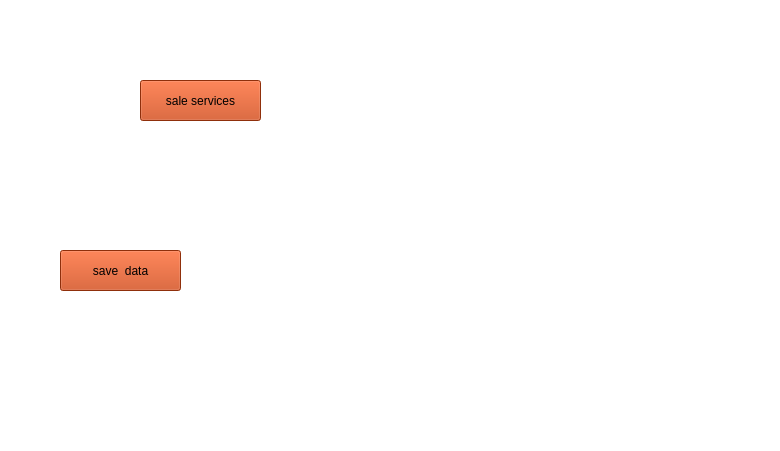
<?xml version="1.0" encoding="UTF-8"?>
<ui version="4.0">
 <class>Form</class>
 <widget class="QWidget" name="Form">
  <property name="geometry">
   <rect>
    <x>0</x>
    <y>0</y>
    <width>780</width>
    <height>451</height>
   </rect>
  </property>
  <property name="windowTitle">
   <string>Form</string>
  </property>
  <property name="styleSheet">
   <string notr="true">background-color: rgb(255, 255, 255);</string>
  </property>
  <widget class="QStackedWidget" name="stackedWidget">
   <property name="geometry">
    <rect>
     <x>-10</x>
     <y>0</y>
     <width>781</width>
     <height>451</height>
    </rect>
   </property>
   <property name="currentIndex">
    <number>0</number>
   </property>
   <widget class="QWidget" name="page">
    <widget class="QLabel" name="label">
     <property name="geometry">
      <rect>
       <x>270</x>
       <y>0</y>
       <width>541</width>
       <height>481</height>
      </rect>
     </property>
     <property name="styleSheet">
      <string notr="true">background-image: url(C:/Users/Narm-gostar/Documents/GitHub/web-crawler/carpet_factory/background/background.jpg);</string>
     </property>
     <property name="text">
      <string/>
     </property>
    </widget>
    <widget class="QToolButton" name="toolButton">
     <property name="geometry">
      <rect>
       <x>150</x>
       <y>80</y>
       <width>121</width>
       <height>41</height>
      </rect>
     </property>
     <property name="styleSheet">
      <string notr="true">background-color: rgb(200, 66, 16);</string>
     </property>
     <property name="text">
      <string>sale services</string>
     </property>
    </widget>
    <widget class="QToolButton" name="toolButton_2">
     <property name="geometry">
      <rect>
       <x>70</x>
       <y>250</y>
       <width>121</width>
       <height>41</height>
      </rect>
     </property>
     <property name="styleSheet">
      <string notr="true">background-color: rgb(200, 66, 16);</string>
     </property>
     <property name="text">
      <string>save  data</string>
     </property>
    </widget>
   </widget>
   <widget class="QWidget" name="page_4">
    <widget class="QLabel" name="label_3">
     <property name="geometry">
      <rect>
       <x>270</x>
       <y>0</y>
       <width>511</width>
       <height>451</height>
      </rect>
     </property>
     <property name="styleSheet">
      <string notr="true">background-image: url(C:/Users/Narm-gostar/Documents/GitHub/web-crawler/carpet_factory/background/background.jpg);</string>
     </property>
     <property name="text">
      <string/>
     </property>
    </widget>
    <widget class="QToolButton" name="toolButton_8">
     <property name="geometry">
      <rect>
       <x>100</x>
       <y>170</y>
       <width>131</width>
       <height>41</height>
      </rect>
     </property>
     <property name="styleSheet">
      <string notr="true">background-color: rgb(200, 66, 16);</string>
     </property>
     <property name="text">
      <string>patten</string>
     </property>
    </widget>
    <widget class="QToolButton" name="toolButton_9">
     <property name="geometry">
      <rect>
       <x>150</x>
       <y>70</y>
       <width>131</width>
       <height>41</height>
      </rect>
     </property>
     <property name="styleSheet">
      <string notr="true">background-color: rgb(200, 66, 16);</string>
     </property>
     <property name="text">
      <string>moeny</string>
     </property>
    </widget>
    <widget class="QToolButton" name="toolButton_7">
     <property name="geometry">
      <rect>
       <x>10</x>
       <y>420</y>
       <width>25</width>
       <height>19</height>
      </rect>
     </property>
     <property name="text">
      <string/>
     </property>
     <property name="icon">
      <iconset>
       <normalon>../Documents/GitHub/web-crawler/carpet_factory/icons8-back-button-48.png</normalon>
      </iconset>
     </property>
     <property name="iconSize">
      <size>
       <width>20</width>
       <height>20</height>
      </size>
     </property>
    </widget>
    <widget class="QToolButton" name="toolButton_10">
     <property name="geometry">
      <rect>
       <x>50</x>
       <y>290</y>
       <width>131</width>
       <height>41</height>
      </rect>
     </property>
     <property name="styleSheet">
      <string notr="true">background-color: rgb(200, 66, 16);</string>
     </property>
     <property name="text">
      <string>find nearest factory</string>
     </property>
    </widget>
   </widget>
   <widget class="QWidget" name="page_3">
    <widget class="QLabel" name="label_2">
     <property name="geometry">
      <rect>
       <x>270</x>
       <y>0</y>
       <width>511</width>
       <height>451</height>
      </rect>
     </property>
     <property name="styleSheet">
      <string notr="true">background-image: url(C:/Users/Narm-gostar/Documents/GitHub/web-crawler/carpet_factory/background/background.jpg);</string>
     </property>
     <property name="text">
      <string/>
     </property>
    </widget>
    <widget class="QToolButton" name="toolButton_3">
     <property name="geometry">
      <rect>
       <x>150</x>
       <y>30</y>
       <width>131</width>
       <height>41</height>
      </rect>
     </property>
     <property name="styleSheet">
      <string notr="true">background-color: rgb(200, 66, 16);</string>
     </property>
     <property name="text">
      <string>change or make address</string>
     </property>
    </widget>
    <widget class="QToolButton" name="toolButton_4">
     <property name="geometry">
      <rect>
       <x>90</x>
       <y>330</y>
       <width>141</width>
       <height>41</height>
      </rect>
     </property>
     <property name="styleSheet">
      <string notr="true">background-color: rgb(200, 66, 16);</string>
     </property>
     <property name="text">
      <string>delete or edit</string>
     </property>
    </widget>
    <widget class="QToolButton" name="toolButton_5">
     <property name="geometry">
      <rect>
       <x>40</x>
       <y>220</y>
       <width>131</width>
       <height>41</height>
      </rect>
     </property>
     <property name="styleSheet">
      <string notr="true">background-color: rgb(200, 66, 16);</string>
     </property>
     <property name="text">
      <string>design pattern of carprt</string>
     </property>
    </widget>
    <widget class="QToolButton" name="toolButton_6">
     <property name="geometry">
      <rect>
       <x>70</x>
       <y>120</y>
       <width>141</width>
       <height>41</height>
      </rect>
     </property>
     <property name="styleSheet">
      <string notr="true">background-color: rgb(200, 66, 16);</string>
     </property>
     <property name="text">
      <string>change pattern of carpets</string>
     </property>
    </widget>
    <widget class="QToolButton" name="back">
     <property name="geometry">
      <rect>
       <x>0</x>
       <y>420</y>
       <width>25</width>
       <height>19</height>
      </rect>
     </property>
     <property name="text">
      <string/>
     </property>
     <property name="icon">
      <iconset>
       <normalon>../Documents/GitHub/web-crawler/carpet_factory/icons8-back-button-48.png</normalon>
      </iconset>
     </property>
     <property name="iconSize">
      <size>
       <width>20</width>
       <height>20</height>
      </size>
     </property>
    </widget>
   </widget>
   <widget class="QWidget" name="page_2">
    <widget class="QLabel" name="label_4">
     <property name="geometry">
      <rect>
       <x>270</x>
       <y>0</y>
       <width>511</width>
       <height>451</height>
      </rect>
     </property>
     <property name="styleSheet">
      <string notr="true">background-image: url(C:/Users/Narm-gostar/Documents/GitHub/web-crawler/carpet_factory/background/background1.jpg);</string>
     </property>
     <property name="text">
      <string/>
     </property>
    </widget>
    <widget class="QLabel" name="label_5">
     <property name="geometry">
      <rect>
       <x>110</x>
       <y>30</y>
       <width>91</width>
       <height>16</height>
      </rect>
     </property>
     <property name="text">
      <string>name of factory :</string>
     </property>
    </widget>
    <widget class="QLineEdit" name="lineEdit">
     <property name="geometry">
      <rect>
       <x>210</x>
       <y>30</y>
       <width>311</width>
       <height>20</height>
      </rect>
     </property>
    </widget>
    <widget class="QPushButton" name="pushButton">
     <property name="geometry">
      <rect>
       <x>540</x>
       <y>30</y>
       <width>75</width>
       <height>23</height>
      </rect>
     </property>
     <property name="text">
      <string>add</string>
     </property>
    </widget>
    <widget class="QLabel" name="label_6">
     <property name="geometry">
      <rect>
       <x>310</x>
       <y>70</y>
       <width>261</width>
       <height>20</height>
      </rect>
     </property>
     <property name="text">
      <string>list of factories</string>
     </property>
    </widget>
    <widget class="QListWidget" name="listWidget">
     <property name="geometry">
      <rect>
       <x>220</x>
       <y>100</y>
       <width>271</width>
       <height>271</height>
      </rect>
     </property>
    </widget>
    <widget class="QPushButton" name="pushButton_2">
     <property name="geometry">
      <rect>
       <x>220</x>
       <y>390</y>
       <width>271</width>
       <height>23</height>
      </rect>
     </property>
     <property name="text">
      <string>next</string>
     </property>
    </widget>
   </widget>
   <widget class="QWidget" name="page_5">
    <widget class="QLabel" name="label_7">
     <property name="geometry">
      <rect>
       <x>270</x>
       <y>0</y>
       <width>511</width>
       <height>451</height>
      </rect>
     </property>
     <property name="styleSheet">
      <string notr="true">background-image: url(C:/Users/Narm-gostar/Documents/GitHub/web-crawler/carpet_factory/background/background1.jpg);</string>
     </property>
     <property name="text">
      <string/>
     </property>
    </widget>
    <widget class="QLabel" name="label_8">
     <property name="geometry">
      <rect>
       <x>80</x>
       <y>30</y>
       <width>111</width>
       <height>20</height>
      </rect>
     </property>
     <property name="text">
      <string>name of instersection</string>
     </property>
    </widget>
    <widget class="QLineEdit" name="lineEdit_2">
     <property name="geometry">
      <rect>
       <x>210</x>
       <y>30</y>
       <width>311</width>
       <height>20</height>
      </rect>
     </property>
    </widget>
    <widget class="QPushButton" name="pushButton_3">
     <property name="geometry">
      <rect>
       <x>550</x>
       <y>30</y>
       <width>75</width>
       <height>23</height>
      </rect>
     </property>
     <property name="text">
      <string>add</string>
     </property>
    </widget>
    <widget class="QLabel" name="label_9">
     <property name="geometry">
      <rect>
       <x>300</x>
       <y>70</y>
       <width>251</width>
       <height>20</height>
      </rect>
     </property>
     <property name="text">
      <string>list of instersections</string>
     </property>
    </widget>
    <widget class="QPushButton" name="pushButton_4">
     <property name="geometry">
      <rect>
       <x>240</x>
       <y>390</y>
       <width>261</width>
       <height>23</height>
      </rect>
     </property>
     <property name="text">
      <string>next</string>
     </property>
    </widget>
    <widget class="QListWidget" name="listWidget_3">
     <property name="geometry">
      <rect>
       <x>230</x>
       <y>100</y>
       <width>271</width>
       <height>271</height>
      </rect>
     </property>
    </widget>
   </widget>
   <widget class="QWidget" name="page_6">
    <widget class="QLabel" name="label_10">
     <property name="geometry">
      <rect>
       <x>270</x>
       <y>0</y>
       <width>511</width>
       <height>451</height>
      </rect>
     </property>
     <property name="styleSheet">
      <string notr="true">background-image: url(C:/Users/Narm-gostar/Documents/GitHub/web-crawler/carpet_factory/background/background1.jpg);</string>
     </property>
     <property name="text">
      <string/>
     </property>
    </widget>
    <widget class="QLabel" name="label_11">
     <property name="geometry">
      <rect>
       <x>80</x>
       <y>50</y>
       <width>171</width>
       <height>20</height>
      </rect>
     </property>
     <property name="text">
      <string>choose the one of nodes</string>
     </property>
    </widget>
    <widget class="QLabel" name="label_12">
     <property name="geometry">
      <rect>
       <x>490</x>
       <y>50</y>
       <width>141</width>
       <height>20</height>
      </rect>
     </property>
     <property name="text">
      <string>choose the one of nodes</string>
     </property>
    </widget>
    <widget class="QListWidget" name="listWidget_4">
     <property name="geometry">
      <rect>
       <x>70</x>
       <y>90</y>
       <width>191</width>
       <height>271</height>
      </rect>
     </property>
    </widget>
    <widget class="QListWidget" name="listWidget_5">
     <property name="geometry">
      <rect>
       <x>480</x>
       <y>90</y>
       <width>191</width>
       <height>271</height>
      </rect>
     </property>
    </widget>
    <widget class="QLabel" name="label_13">
     <property name="geometry">
      <rect>
       <x>310</x>
       <y>140</y>
       <width>131</width>
       <height>31</height>
      </rect>
     </property>
     <property name="text">
      <string>this place is connected to:</string>
     </property>
    </widget>
    <widget class="QLabel" name="label_14">
     <property name="geometry">
      <rect>
       <x>280</x>
       <y>200</y>
       <width>47</width>
       <height>16</height>
      </rect>
     </property>
     <property name="text">
      <string>distance</string>
     </property>
    </widget>
    <widget class="QLineEdit" name="lineEdit_3">
     <property name="geometry">
      <rect>
       <x>330</x>
       <y>200</y>
       <width>81</width>
       <height>20</height>
      </rect>
     </property>
    </widget>
    <widget class="QLabel" name="label_15">
     <property name="geometry">
      <rect>
       <x>430</x>
       <y>200</y>
       <width>21</width>
       <height>16</height>
      </rect>
     </property>
     <property name="text">
      <string>km</string>
     </property>
    </widget>
    <widget class="QPushButton" name="pushButton_5">
     <property name="geometry">
      <rect>
       <x>330</x>
       <y>260</y>
       <width>75</width>
       <height>23</height>
      </rect>
     </property>
     <property name="text">
      <string>add</string>
     </property>
    </widget>
    <widget class="QPushButton" name="pushButton_6">
     <property name="geometry">
      <rect>
       <x>250</x>
       <y>390</y>
       <width>241</width>
       <height>23</height>
      </rect>
     </property>
     <property name="text">
      <string>next</string>
     </property>
    </widget>
   </widget>
   <widget class="QWidget" name="page_7">
    <widget class="QLabel" name="label_16">
     <property name="geometry">
      <rect>
       <x>10</x>
       <y>10</y>
       <width>751</width>
       <height>391</height>
      </rect>
     </property>
     <property name="text">
      <string/>
     </property>
    </widget>
    <widget class="QPushButton" name="pushButton_7">
     <property name="geometry">
      <rect>
       <x>200</x>
       <y>420</y>
       <width>361</width>
       <height>23</height>
      </rect>
     </property>
     <property name="text">
      <string>ok</string>
     </property>
    </widget>
   </widget>
   <widget class="QWidget" name="page_8">
    <widget class="QLabel" name="label_17">
     <property name="geometry">
      <rect>
       <x>80</x>
       <y>60</y>
       <width>171</width>
       <height>41</height>
      </rect>
     </property>
     <property name="text">
      <string> Please enter your budget:</string>
     </property>
    </widget>
    <widget class="QLineEdit" name="lineEdit_4">
     <property name="geometry">
      <rect>
       <x>300</x>
       <y>70</y>
       <width>211</width>
       <height>41</height>
      </rect>
     </property>
    </widget>
    <widget class="QPushButton" name="pushButton_8">
     <property name="geometry">
      <rect>
       <x>370</x>
       <y>150</y>
       <width>93</width>
       <height>28</height>
      </rect>
     </property>
     <property name="text">
      <string>ok</string>
     </property>
    </widget>
   </widget>
   <widget class="QWidget" name="page_9">
    <widget class="QLabel" name="label_18">
     <property name="geometry">
      <rect>
       <x>140</x>
       <y>20</y>
       <width>521</width>
       <height>231</height>
      </rect>
     </property>
     <property name="text">
      <string/>
     </property>
    </widget>
    <widget class="QPushButton" name="pushButton_9">
     <property name="geometry">
      <rect>
       <x>350</x>
       <y>360</y>
       <width>93</width>
       <height>28</height>
      </rect>
     </property>
     <property name="text">
      <string>ok</string>
     </property>
    </widget>
   </widget>
   <widget class="QWidget" name="page_10">
    <widget class="QLabel" name="label_19">
     <property name="geometry">
      <rect>
       <x>20</x>
       <y>50</y>
       <width>201</width>
       <height>21</height>
      </rect>
     </property>
     <property name="text">
      <string> please enter address of image:</string>
     </property>
    </widget>
    <widget class="QLineEdit" name="lineEdit_5">
     <property name="geometry">
      <rect>
       <x>230</x>
       <y>50</y>
       <width>531</width>
       <height>31</height>
      </rect>
     </property>
    </widget>
    <widget class="QPushButton" name="pushButton_10">
     <property name="geometry">
      <rect>
       <x>430</x>
       <y>120</y>
       <width>93</width>
       <height>28</height>
      </rect>
     </property>
     <property name="text">
      <string>ok</string>
     </property>
    </widget>
    <widget class="QLabel" name="label_20">
     <property name="geometry">
      <rect>
       <x>340</x>
       <y>230</y>
       <width>181</width>
       <height>61</height>
      </rect>
     </property>
     <property name="text">
      <string/>
     </property>
    </widget>
   </widget>
   <widget class="QWidget" name="page_11">
    <widget class="QLabel" name="label_21">
     <property name="geometry">
      <rect>
       <x>150</x>
       <y>60</y>
       <width>441</width>
       <height>231</height>
      </rect>
     </property>
     <property name="text">
      <string/>
     </property>
    </widget>
    <widget class="QLabel" name="label_22">
     <property name="geometry">
      <rect>
       <x>160</x>
       <y>340</y>
       <width>221</width>
       <height>21</height>
      </rect>
     </property>
     <property name="text">
      <string>  Do you want to save this image?</string>
     </property>
    </widget>
    <widget class="QPushButton" name="pushButton_11">
     <property name="geometry">
      <rect>
       <x>400</x>
       <y>340</y>
       <width>93</width>
       <height>28</height>
      </rect>
     </property>
     <property name="text">
      <string>YES</string>
     </property>
    </widget>
    <widget class="QPushButton" name="pushButton_12">
     <property name="geometry">
      <rect>
       <x>510</x>
       <y>340</y>
       <width>93</width>
       <height>28</height>
      </rect>
     </property>
     <property name="text">
      <string>NO</string>
     </property>
    </widget>
   </widget>
   <widget class="QWidget" name="page_12">
    <widget class="QLabel" name="label_23">
     <property name="geometry">
      <rect>
       <x>100</x>
       <y>70</y>
       <width>101</width>
       <height>21</height>
      </rect>
     </property>
     <property name="text">
      <string> Enter name:</string>
     </property>
    </widget>
    <widget class="QLineEdit" name="lineEdit_6">
     <property name="geometry">
      <rect>
       <x>250</x>
       <y>70</y>
       <width>341</width>
       <height>41</height>
      </rect>
     </property>
    </widget>
    <widget class="QLabel" name="label_24">
     <property name="geometry">
      <rect>
       <x>100</x>
       <y>240</y>
       <width>111</width>
       <height>31</height>
      </rect>
     </property>
     <property name="text">
      <string> Enter price:</string>
     </property>
    </widget>
    <widget class="QLineEdit" name="lineEdit_7">
     <property name="geometry">
      <rect>
       <x>250</x>
       <y>230</y>
       <width>341</width>
       <height>41</height>
      </rect>
     </property>
    </widget>
    <widget class="QPushButton" name="pushButton_13">
     <property name="geometry">
      <rect>
       <x>360</x>
       <y>340</y>
       <width>93</width>
       <height>28</height>
      </rect>
     </property>
     <property name="text">
      <string>ok</string>
     </property>
    </widget>
   </widget>
  </widget>
 </widget>
 <resources/>
 <connections/>
</ui>
